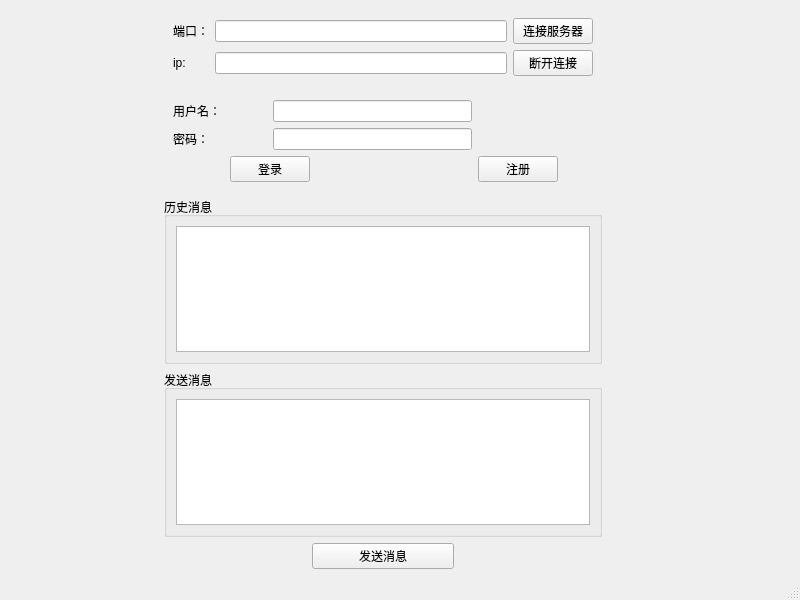
<?xml version="1.0" encoding="UTF-8"?>
<ui version="4.0">
 <class>MainWindow</class>
 <widget class="QMainWindow" name="MainWindow">
  <property name="geometry">
   <rect>
    <x>0</x>
    <y>0</y>
    <width>800</width>
    <height>600</height>
   </rect>
  </property>
  <property name="windowTitle">
   <string>MainWindow</string>
  </property>
  <widget class="QWidget" name="centralwidget">
   <layout class="QGridLayout" name="gridLayout_5">
    <item row="0" column="1" colspan="3">
     <widget class="QWidget" name="widget_2" native="true">
      <layout class="QGridLayout" name="gridLayout">
       <item row="0" column="0">
        <widget class="QLabel" name="label">
         <property name="text">
          <string>端口：</string>
         </property>
        </widget>
       </item>
       <item row="0" column="1">
        <widget class="QLineEdit" name="port"/>
       </item>
       <item row="0" column="2">
        <widget class="QPushButton" name="connect">
         <property name="text">
          <string>连接服务器</string>
         </property>
        </widget>
       </item>
       <item row="1" column="0">
        <widget class="QLabel" name="label_2">
         <property name="text">
          <string>ip:</string>
         </property>
        </widget>
       </item>
       <item row="1" column="1">
        <widget class="QLineEdit" name="ip"/>
       </item>
       <item row="1" column="2">
        <widget class="QPushButton" name="disconnect">
         <property name="text">
          <string>断开连接</string>
         </property>
        </widget>
       </item>
      </layout>
     </widget>
    </item>
    <item row="1" column="0">
     <spacer name="horizontalSpacer_4">
      <property name="orientation">
       <enum>Qt::Horizontal</enum>
      </property>
      <property name="sizeHint" stdset="0">
       <size>
        <width>115</width>
        <height>20</height>
       </size>
      </property>
     </spacer>
    </item>
    <item row="1" column="1" colspan="3">
     <widget class="QWidget" name="widget" native="true">
      <layout class="QGridLayout" name="gridLayout_2">
       <item row="0" column="0" colspan="2">
        <widget class="QLabel" name="label_3">
         <property name="text">
          <string>用户名：</string>
         </property>
        </widget>
       </item>
       <item row="0" column="2" colspan="2">
        <widget class="QLineEdit" name="name"/>
       </item>
       <item row="1" column="0" colspan="2">
        <widget class="QLabel" name="label_4">
         <property name="text">
          <string>密码：</string>
         </property>
        </widget>
       </item>
       <item row="1" column="2" colspan="2">
        <widget class="QLineEdit" name="password"/>
       </item>
       <item row="2" column="0">
        <spacer name="horizontalSpacer_2">
         <property name="orientation">
          <enum>Qt::Horizontal</enum>
         </property>
         <property name="sizeHint" stdset="0">
          <size>
           <width>51</width>
           <height>20</height>
          </size>
         </property>
        </spacer>
       </item>
       <item row="2" column="1" colspan="2">
        <widget class="QPushButton" name="login">
         <property name="text">
          <string>登录</string>
         </property>
        </widget>
       </item>
       <item row="2" column="3">
        <spacer name="horizontalSpacer">
         <property name="orientation">
          <enum>Qt::Horizontal</enum>
         </property>
         <property name="sizeHint" stdset="0">
          <size>
           <width>156</width>
           <height>20</height>
          </size>
         </property>
        </spacer>
       </item>
       <item row="2" column="4">
        <widget class="QPushButton" name="cd_register">
         <property name="text">
          <string>注册</string>
         </property>
        </widget>
       </item>
       <item row="2" column="5">
        <spacer name="horizontalSpacer_3">
         <property name="orientation">
          <enum>Qt::Horizontal</enum>
         </property>
         <property name="sizeHint" stdset="0">
          <size>
           <width>35</width>
           <height>20</height>
          </size>
         </property>
        </spacer>
       </item>
      </layout>
     </widget>
    </item>
    <item row="1" column="4">
     <spacer name="horizontalSpacer_5">
      <property name="orientation">
       <enum>Qt::Horizontal</enum>
      </property>
      <property name="sizeHint" stdset="0">
       <size>
        <width>170</width>
        <height>20</height>
       </size>
      </property>
     </spacer>
    </item>
    <item row="2" column="1" colspan="3">
     <widget class="QGroupBox" name="groupBox">
      <property name="title">
       <string>历史消息</string>
      </property>
      <layout class="QGridLayout" name="gridLayout_4">
       <item row="0" column="0">
        <widget class="QTextEdit" name="record"/>
       </item>
      </layout>
     </widget>
    </item>
    <item row="3" column="1" colspan="3">
     <widget class="QGroupBox" name="groupBox_2">
      <property name="title">
       <string>发送消息</string>
      </property>
      <layout class="QGridLayout" name="gridLayout_3">
       <item row="0" column="0">
        <widget class="QTextEdit" name="msg"/>
       </item>
      </layout>
     </widget>
    </item>
    <item row="4" column="0" colspan="2">
     <spacer name="horizontalSpacer_6">
      <property name="orientation">
       <enum>Qt::Horizontal</enum>
      </property>
      <property name="sizeHint" stdset="0">
       <size>
        <width>276</width>
        <height>20</height>
       </size>
      </property>
     </spacer>
    </item>
    <item row="4" column="2">
     <widget class="QPushButton" name="sendmsg">
      <property name="text">
       <string>发送消息</string>
      </property>
     </widget>
    </item>
    <item row="4" column="3" colspan="2">
     <spacer name="horizontalSpacer_7">
      <property name="orientation">
       <enum>Qt::Horizontal</enum>
      </property>
      <property name="sizeHint" stdset="0">
       <size>
        <width>331</width>
        <height>20</height>
       </size>
      </property>
     </spacer>
    </item>
   </layout>
  </widget>
  <widget class="QMenuBar" name="menubar">
   <property name="geometry">
    <rect>
     <x>0</x>
     <y>0</y>
     <width>800</width>
     <height>26</height>
    </rect>
   </property>
  </widget>
  <widget class="QStatusBar" name="statusbar"/>
 </widget>
 <resources/>
 <connections/>
</ui>
